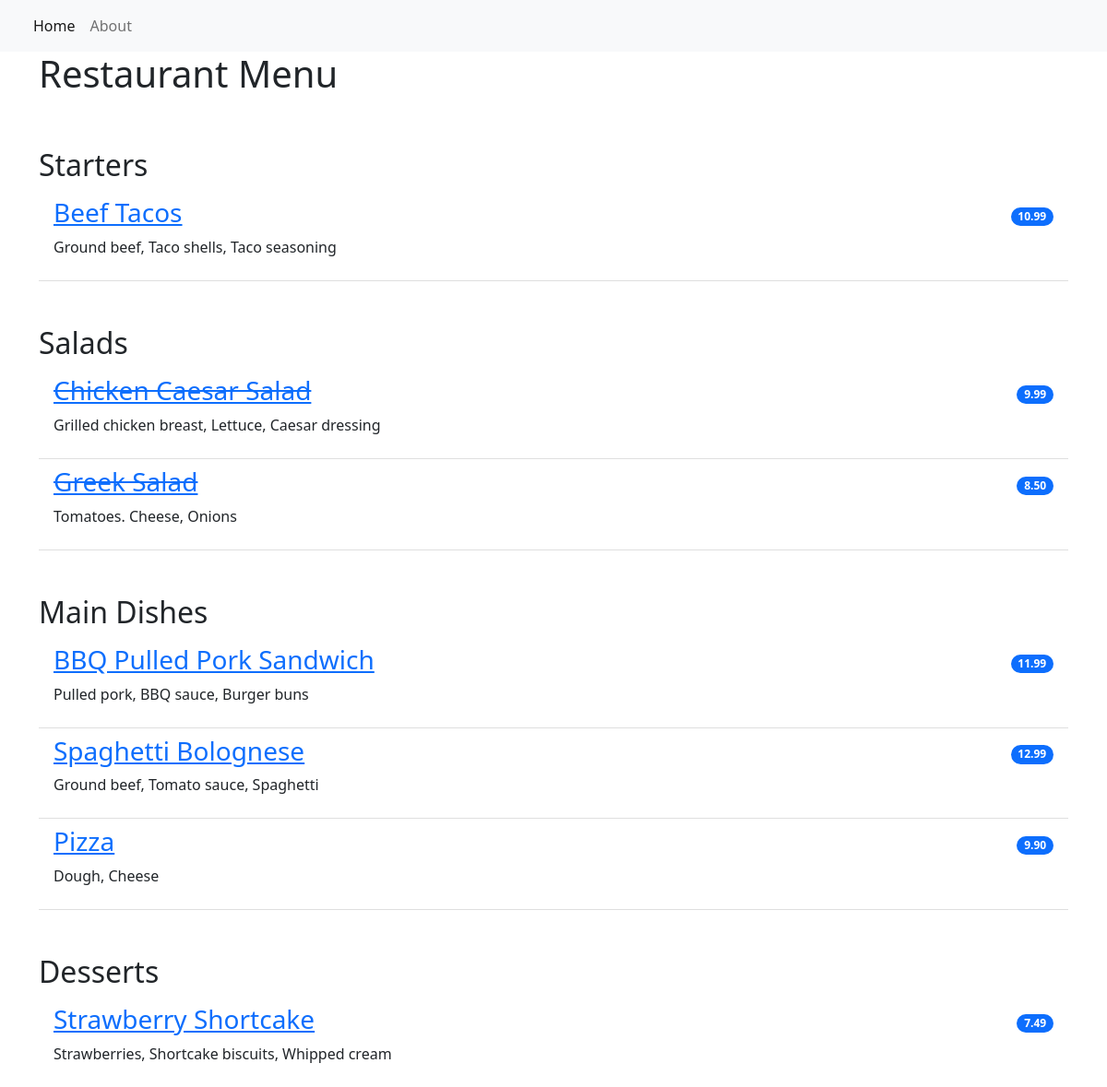
The page / on the database its author committed.
### restaurant_menu/models.py (models this page shows, shortened)
class Item(models.Model):
    meal = models.CharField(max_length=1000, unique=True)
    description = models.CharField(max_length=2000)
    price = models.DecimalField(max_digits=10, decimal_places=2)
    meal_type = models.CharField(max_length=200, choices=MEAL_TYPE)
    author = models.ForeignKey(User, on_delete=models.PROTECT)
    status = models.IntegerField(choices=STATUS, default=0)
    date_created = models.DateTimeField(auto_now_add=True)
    date_updated = models.DateTimeField(auto_now=True)

### restaurant_menu/views.py (the view)
# urls.py: path('', views.MenuList.as_view(), name='home'),
class MenuList(generic.ListView):
    queryset = Item.objects.order_by('-date_created')
    template_name = 'index.html'
    def get_context_data(self, **kwargs):
        context = super().get_context_data(**kwargs)
        context['meals'] = MEAL_TYPE
        return context

### restaurant_menu/templates/index.html
{% extends 'base.html' %}
{% block content %}
<div class="container">
    <h1>Restaurant Menu</h1>
    <ul class="list-group list-group-flush">
        {% for meal in meals %}
            <h2 class="pt-5">{{ meal.1 }}</h2>
            {% for row in item_list %}
                {% if row.meal_type == meal.0 %}
                    {% if row.status == 0%}
                    <li class="list-group-item d-flex justify-content-between align-items-center border-0 pb-0" >
                        <a href="{% url 'menu_item' row.pk %}"><h3><del>{{ row.meal }}</del></h3></a>
                        <span class="badge bg-primary rounded-pill">{{ row.price }}</span>
                    </li>
                    <li class="list-group-item pt-0">
                        <p>{{ row.description }}</p>
                    </li>
                        {% else %}
                        <li class="list-group-item d-flex justify-content-between align-items-center border-0 pb-0" >
                            <a href = "{% url 'menu_item' row.pk %}"><h3>{{ row.meal }}</h3></a>
                            <span class="badge bg-primary rounded-pill">{{ row.price }}</span>
                        </li>
                        <li class="list-group-item pt-0">
                            <p>{{ row.description }}</p>
                        </li>
                    {% endif %}
                {% endif %}
            {% endfor %}
        {% endfor %}
    </ul>
</div>
{% endblock content%}

### restaurant_menu/templates/base.html (shortened to what this page needs)
<!DOCTYPE html>
<html lang="en">
    <head>
        <link href="https://cdn.jsdelivr.net/npm/bootstrap@5.2.0-beta1/dist/css/bootstrap.min.css" rel="stylesheet">
    </head>
    <body>
        <nav class="navbar navbar-expand-lg bg-light">
            <div class="container-fluid">
                <div class="collapse navbar-collapse" id="navbarNav">
                    <ul class="navbar-nav">
                         <li class="nav-item">
                            <a class="nav-link active" aria-current="page" href="{% url 'home' %}">Home</a>
                        </li>
                        <li class="nav-item">
                            <a class="nav-link" aria-current="page" href="{% url 'home' %}">About</a>
                        </li>
                    </ul>
                </div>
            </div>
        </nav>
        {% block content %}
        {% endblock content %}
    </body>
</html>

### rows shown on the page
Item: meal "Beef Tacos", price "10.99", description "Ground beef, Taco shells, Taco seasoning"
Item: meal "Chicken Caesar Salad", price "9.99", description "Grilled chicken breast, Lettuce, Caesar dressing"
Item: meal "Greek Salad", price "8.50", description "Tomatoes. Cheese, Onions"
Item: meal "BBQ Pulled Pork Sandwich", price "11.99", description "Pulled pork, BBQ sauce, Burger buns"
Item: meal "Spaghetti Bolognese", price "12.99", description "Ground beef, Tomato sauce, Spaghetti"
Item: meal "Pizza", price "9.90", description "Dough, Cheese"
Item: meal "Strawberry Shortcake", price "7.49", description "Strawberries, Shortcake biscuits, Whipped cream"

### other values the page prints
{{ meal.1 }} "Starters" "Salads" "Main Dishes" "Desserts"
